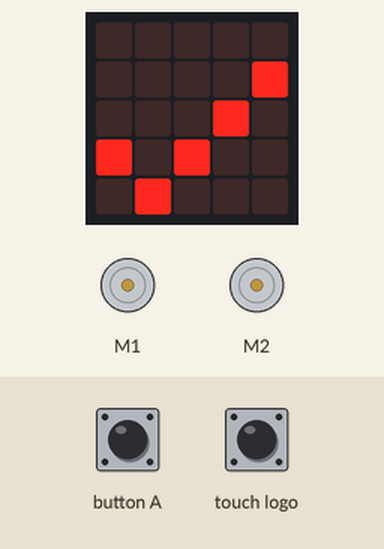
The program below on a simulated BBC micro:bit (MakeCode). On the bench: the board's 5×5 LED display, 2 × DC motor (green arrow = forward, orange = backward, longer = faster). The test bench sets the inputs (shaded band).

Above: at 0.1 s.
2.9 s: button A pressed for 0.15 s
At 5.0 s:
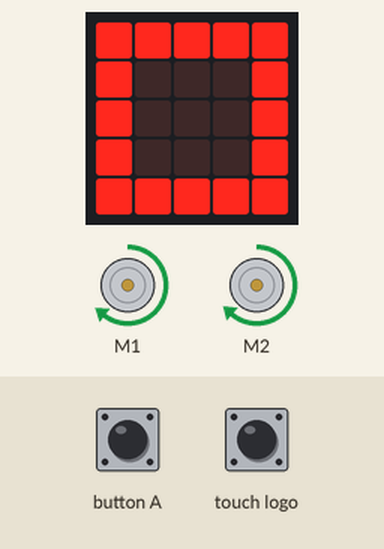
At 11.5 s:
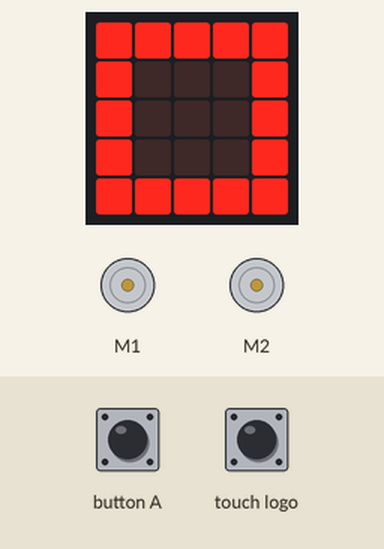
Timing chart, 0 to 12.0 s (numbered marks = the images above; inputs shaded):
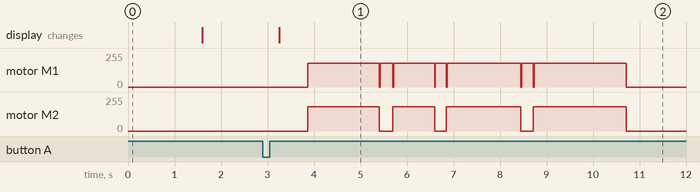

Measured:
- after the input at 2.9 s, motor M2: stopped → forward 181/255 after 0.97 s, → stopped 1.5 s later, → forward 181/255 0.29 s later, → stopped 0.90 s later, … (8 changes in this stretch); the display: changes after 0.35 s (image 1)

The program:

main.ts
```typescript
input.onButtonPressed(Button.A, function () {
    basic.pause(200)
    parcours(70, 71)
})
input.onLogoEvent(TouchButtonEvent.Pressed, function () {

})
function parcours (vg: number, vd: number) {
    basic.showIcon(IconNames.Square)
    // Starting
    Kitronik_Move_Motor.motorOn(Kitronik_Move_Motor.Motors.MotorLeft, Kitronik_Move_Motor.MotorDirection.Forward, vg)
    Kitronik_Move_Motor.motorOn(Kitronik_Move_Motor.Motors.MotorRight, Kitronik_Move_Motor.MotorDirection.Forward, vd)
    basic.pause(1550)
    Kitronik_Move_Motor.stop()
    // Spin start
    Kitronik_Move_Motor.motorOn(Kitronik_Move_Motor.Motors.MotorLeft, Kitronik_Move_Motor.MotorDirection.Forward, vg)
    basic.pause(290)
    Kitronik_Move_Motor.stop()
    // Move 2
    Kitronik_Move_Motor.motorOn(Kitronik_Move_Motor.Motors.MotorLeft, Kitronik_Move_Motor.MotorDirection.Forward, vg)
    Kitronik_Move_Motor.motorOn(Kitronik_Move_Motor.Motors.MotorRight, Kitronik_Move_Motor.MotorDirection.Forward, vd)
    basic.pause(900)
    Kitronik_Move_Motor.stop()
    // Spin 2
    Kitronik_Move_Motor.motorOn(Kitronik_Move_Motor.Motors.MotorLeft, Kitronik_Move_Motor.MotorDirection.Forward, vg)
    basic.pause(250)
    Kitronik_Move_Motor.stop()
    // Move 3
    Kitronik_Move_Motor.motorOn(Kitronik_Move_Motor.Motors.MotorLeft, Kitronik_Move_Motor.MotorDirection.Forward, vg)
    Kitronik_Move_Motor.motorOn(Kitronik_Move_Motor.Motors.MotorRight, Kitronik_Move_Motor.MotorDirection.Forward, vd)
    basic.pause(1600)
    Kitronik_Move_Motor.stop()
    // Spin 3
    Kitronik_Move_Motor.motorOn(Kitronik_Move_Motor.Motors.MotorLeft, Kitronik_Move_Motor.MotorDirection.Forward, vg)
    basic.pause(270)
    Kitronik_Move_Motor.stop()
    // Move 4 (faire en sorte qu'il s'arrête juste à la sortie)
    Kitronik_Move_Motor.motorOn(Kitronik_Move_Motor.Motors.MotorLeft, Kitronik_Move_Motor.MotorDirection.Forward, vg)
    Kitronik_Move_Motor.motorOn(Kitronik_Move_Motor.Motors.MotorRight, Kitronik_Move_Motor.MotorDirection.Forward, vd)
    basic.pause(2000)
    Kitronik_Move_Motor.stop()
}
basic.showIcon(IconNames.Yes)
basic.pause(1000)
basic.clearScreen()
```

test.ts
```typescript
// les tests vont ici ; cela ne sera pas compilé si ce paquet est utilisé en tant qu'extension.
```
